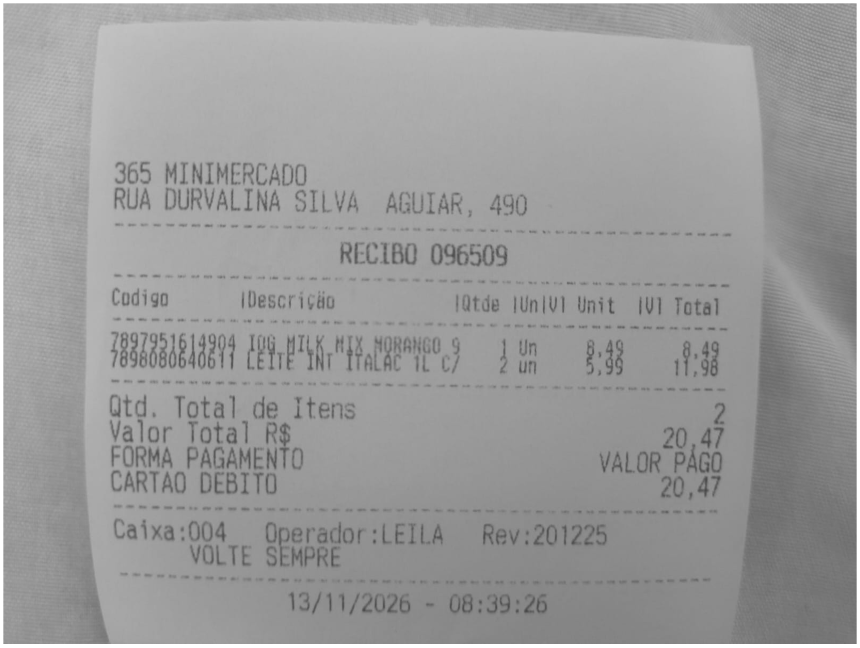
#> input picture cupom-processado.png, 2580 x 1942 px (shown at 1/3 size)
$ python extrairTextoCupom.py ../../../cupom-processado.png
#> lines starting #> are read from the running program, lines starting #| are printed output that depends on the picture; after the words box and inside, x2 and y2 are one past the last pixel; in counts of white or black regions, pixels touching at a corner belong together
"""Adaptador independente para EasyOCR; stdout contem apenas JSON."""

import contextlib
import json
from pathlib import Path
import sys

import cv2
import numpy as np


# Melhor compromisso entre CF-e.png e NFC-e.jpg nos testes de 10/11/2026.
# Ver Docs/ajuste-ocr.md; nao garante o melhor resultado para outras fotos.
PREPROCESSAMENTO = {
    'escala': 2.0,                 # ampliar nao recupera detalhes perdidos
    'lado_maximo': 2560,           # limita o custo de memoria/processamento
    'inverter': False,             # True para texto claro em fundo escuro
    'recortar_fundo': False,       # apenas para papel claro sobre fundo escuro
    'limiar_papel': 190,
    'equalizar_histograma': False, # pode apagar texto pequeno; compare ligado/desligado
    'desfoque_kernel': 0,          # 0 desliga; caso contrario, impar >= 3
    'desfoque_sigma': 2.0,
    'binarizacao': 'adaptativa',           # 'otsu', 'adaptativa', 'manual' ou None
    'limiar_manual': 215,
    'bloco_adaptativo': 21,        # impar >= 3
    'constante_adaptativa': 3,
    'corrigir_inclinacao': True,  # estima pequenas inclinacoes por linhas
    'angulo_maximo': 10,
    'morfologia': None,            # 'engrossar', 'afinar' ou None
    'morfologia_kernel': 1,        # 1 nao altera os tracos
    'borda': 10,                   # pixels brancos, adicionados ao final
    'salvar_em': 'cupom-processado.png',             # ex.: 'cupom-processado.png' para inspecao
}

LEITOR_OCR = {
    'lang_list': ['pt', 'en'],
    'gpu': True,
}

LEITURA_OCR = {
    'decoder': 'greedy',           # tambem aceita 'beamsearch'
    'beamWidth': 5,
    'batch_size': 1,
    'workers': 0,
    'paragraph': False,
    'min_size': 10,
    'contrast_ths': 0.3,
    'adjust_contrast': 0.5,
    'text_threshold': 0.3,
    'low_text': 0.4,
    'link_threshold': 0.9,
    'canvas_size': 2560,           # acompanhe lado_maximo ao aumentar a imagem
    'mag_ratio': 1.0,              # a ampliacao ja ocorre no preprocessamento
    'slope_ths': 0.1,
    'ycenter_ths': 0.5,
    'height_ths': 0.5,
    'width_ths': 0.5,
    'add_margin': 0.1,
    'allowlist': None,
    'blocklist': None,
    'rotation_info': None,
}


def corrigir_inclinacao(imagem, angulo_maximo):
    # Usa segmentos quase horizontais, evitando estimar o angulo pelo QR code.
    bordas = cv2.Canny(imagem, 50, 150)
    largura = imagem.shape[1]
    linhas = cv2.HoughLinesP(bordas, 1, np.pi / 180, threshold=30,
                             minLineLength=max(30, largura // 4), maxLineGap=10)
    angulos = []
    if linhas is not None:
        for x1, y1, x2, y2 in linhas.reshape(-1, 4):
            angulo = np.degrees(np.arctan2(y2 - y1, x2 - x1))
            if abs(angulo) <= angulo_maximo:
                angulos.append(angulo)
    if not angulos:
        return imagem
    angulo = float(np.median(angulos))
    altura, largura = imagem.shape
    matriz = cv2.getRotationMatrix2D((largura / 2, altura / 2), angulo, 1)
    # Expande a tela para nao cortar texto nas extremidades.
    cos, sen = abs(matriz[0, 0]), abs(matriz[0, 1])
    nova_largura = int(np.ceil(altura * sen + largura * cos))
    nova_altura = int(np.ceil(altura * cos + largura * sen))
    matriz[0, 2] += (nova_largura - largura) / 2
    matriz[1, 2] += (nova_altura - altura) / 2
    return cv2.warpAffine(imagem, matriz, (nova_largura, nova_altura),
                          flags=cv2.INTER_CUBIC, borderValue=255)


def preprocessar_imagem(caminho_imagem, configuracao=None):
    config = {**PREPROCESSAMENTO, **(configuracao or {})}
    if config['salvar_em'] and Path(config['salvar_em']).resolve() == Path(caminho_imagem).resolve():
        raise ValueError('salvar_em deve ser diferente da imagem original.')
    # imdecode + fromfile suporta caminhos Unicode no Windows.
    dados = np.fromfile(caminho_imagem, dtype=np.uint8)
    imagem = cv2.imdecode(dados, cv2.IMREAD_UNCHANGED) if dados.size else None
    if imagem is None:
        raise ValueError('Nao foi possivel ler a imagem do cupom.')
    if imagem.dtype != np.uint8:
        raise ValueError('Use uma imagem de 8 bits (PNG ou JPEG).')
    if imagem.ndim == 3:
        if imagem.shape[2] == 4:
            alpha = imagem[:, :, 3:4].astype(np.float32) / 255
            imagem = np.rint(imagem[:, :, :3] * alpha + 255 * (1 - alpha)).astype(np.uint8)
        imagem = cv2.cvtColor(imagem, cv2.COLOR_BGR2GRAY)
    if config['inverter']:
        imagem = cv2.bitwise_not(imagem)
    if config['recortar_fundo']:
        # A maior regiao clara evita incluir pontos isolados do fundo.
        mascara = (imagem >= config['limiar_papel']).astype(np.uint8)
        contornos, _ = cv2.findContours(mascara, cv2.RETR_EXTERNAL, cv2.CHAIN_APPROX_SIMPLE)
        if contornos:
            x, y, largura, altura = cv2.boundingRect(max(contornos, key=cv2.contourArea))
            imagem = imagem[y:y + altura, x:x + largura]

    escala = config['escala']
    if escala <= 0 or config['lado_maximo'] <= 0:
        raise ValueError('escala e lado_maximo devem ser positivos.')
    escala = min(escala, config['lado_maximo'] / max(imagem.shape))
    if escala != 1:
        altura, largura = imagem.shape
        imagem = cv2.resize(imagem, (max(1, round(largura * escala)),
                                     max(1, round(altura * escala))),
                            interpolation=cv2.INTER_CUBIC if escala > 1 else cv2.INTER_AREA)
    if config['equalizar_histograma']:
        imagem = cv2.equalizeHist(imagem)
    kernel = config['desfoque_kernel']
    if kernel:
        if kernel < 3 or kernel % 2 == 0:
            raise ValueError('desfoque_kernel deve ser 0 ou um impar >= 3.')
        imagem = cv2.GaussianBlur(imagem, (kernel, kernel), config['desfoque_sigma'])
    if config['corrigir_inclinacao']:
        imagem = corrigir_inclinacao(imagem, config['angulo_maximo'])

    metodo = config['binarizacao']
    if metodo == 'otsu':
        imagem = cv2.threshold(imagem, 0, 255, cv2.THRESH_BINARY + cv2.THRESH_OTSU)[1]
    elif metodo == 'manual':
        imagem = np.where(imagem >= config['limiar_manual'], 255, 0).astype(np.uint8)
    elif metodo == 'adaptativa':
        bloco = config['bloco_adaptativo']
        if bloco < 3 or bloco % 2 == 0:
            raise ValueError('bloco_adaptativo deve ser impar >= 3.')
        imagem = cv2.adaptiveThreshold(imagem, 255, cv2.ADAPTIVE_THRESH_GAUSSIAN_C,
                                       cv2.THRESH_BINARY, bloco, config['constante_adaptativa'])
    elif metodo is not None:
        raise ValueError('binarizacao deve ser otsu, adaptativa, manual ou None.')

    operacao = config['morfologia']
    if operacao is not None:
        kernel = np.ones((config['morfologia_kernel'],) * 2, dtype=np.uint8)
        # O texto e preto: erodir engrossa os tracos; dilatar os afina.
        if operacao == 'engrossar':
            imagem = cv2.erode(imagem, kernel)
        elif operacao == 'afinar':
            imagem = cv2.dilate(imagem, kernel)
        else:
            raise ValueError('morfologia deve ser engrossar, afinar ou None.')
    borda = config['borda']
    imagem = cv2.copyMakeBorder(imagem, borda, borda, borda, borda,
                                cv2.BORDER_CONSTANT, value=255)
    if config['salvar_em']:
        destino = Path(config['salvar_em'])
        sucesso, dados = cv2.imencode(destino.suffix, imagem)
        if not sucesso:
            raise ValueError('Nao foi possivel salvar a imagem processada.')
        dados.tofile(destino)
    return imagem


def extrair_texto_cupom(caminho_imagem):
    # EasyOCR pode imprimir avisos durante a carga e baixar modelos no primeiro uso.
    with contextlib.redirect_stdout(sys.stderr):
        import easyocr

        imagem = preprocessar_imagem(caminho_imagem)
#> in preprocessar_imagem, imagem is the input picture: shape (1942, 2580); min 65, max 255, mean 155.2
#> in corrigir_inclinacao, `bordas = cv2.Canny(imagem, 50, 150)`:
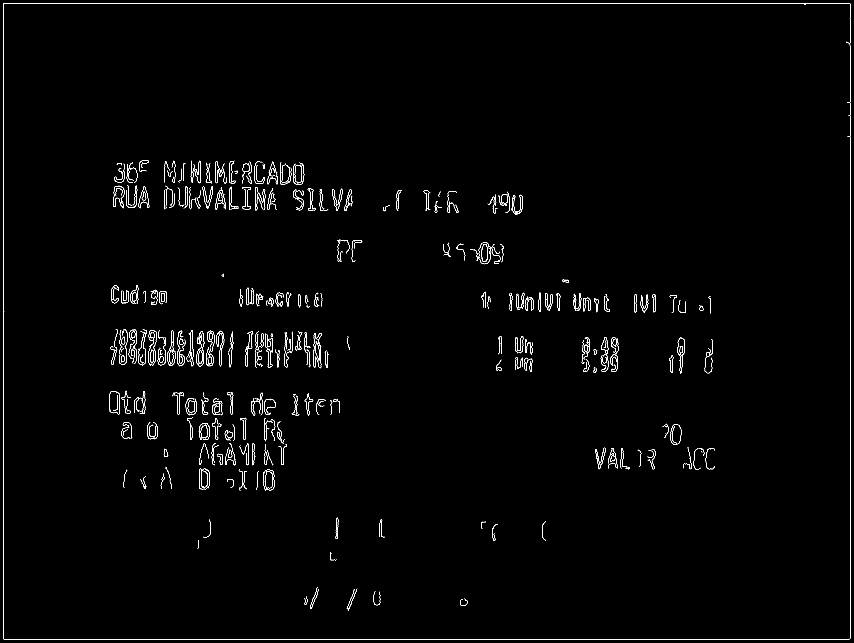
#> bordas: shape (1927, 2560) (shown at 1/3 size); 0.89% white in thin lines or dots
#> in corrigir_inclinacao, `linhas = cv2.HoughLinesP(bordas, 1, np.pi / 180, threshold=30, minLine..`: linhas = [[2550, 1915, 2550, 11], [11, 1917, 2548, 1917], [9, 1915, 9, 11], [11, 9, 2548, 9]]
#> the loop in corrigir_inclinacao, `for x1, y1, x2, y2 in linhas.reshape(-1, 4):` made 4 passes
#> (x1, y1, x2, y2, angulo) on passes 1 to 4: (2550, 1915, 2550, 11, -90), (11, 1917, 2548, 1917, 0), (9, 1915, 9, 11, -90), (11, 9, 2548, 9, 0)
#> after the loop in corrigir_inclinacao, `for x1, y1, x2, y2 in linhas.reshape(-1, 4):`: angulos = [0, 0]
#> in corrigir_inclinacao, `matriz = cv2.getRotationMatrix2D((largura / 2, altura / 2), angulo, 1)`: matriz = [[1, 0, 0], [0, 1, 0]]
#> in corrigir_inclinacao, `cos, sen = abs(matriz[0, 0]), abs(matriz[0, 1])`: cos = 1; sen = 0
#> in corrigir_inclinacao, `nova_largura = int(np.ceil(altura * sen + largura * cos))`: nova_largura = 2560
#> in corrigir_inclinacao, `nova_altura = int(np.ceil(altura * cos + largura * sen))`: nova_altura = 1927
#> in preprocessar_imagem, `imagem = cv2.adaptiveThreshold(imagem, 255, cv2.ADAPTIVE_THRESH_GAUSSI..`:
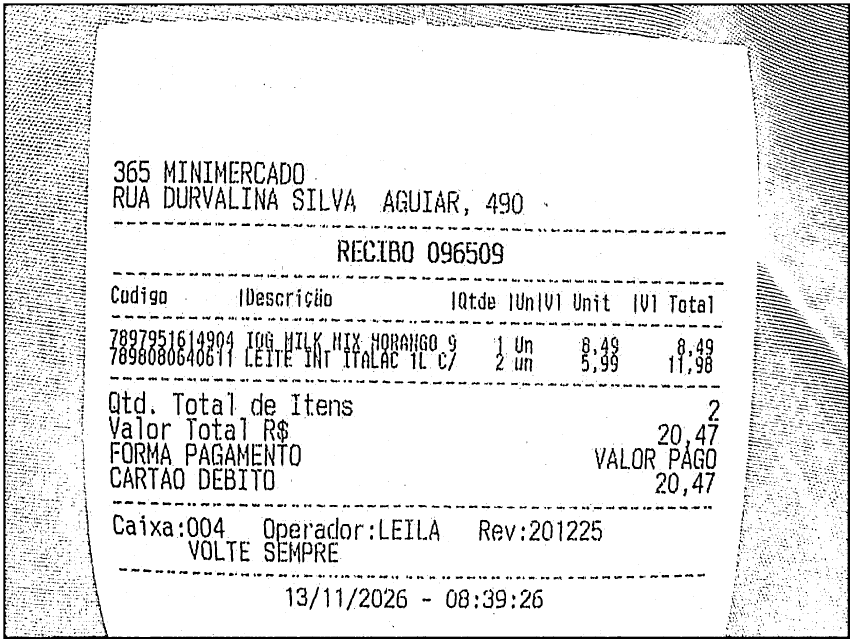
#> imagem: shape (1927, 2560) (shown at 1/3 size); 89.9% white; 7821 black regions (4845 under 20 px), largest, box (x1, y1, x2, y2) and area: (10, 10, 2550, 1917) 110828, (357, 988, 382, 1094) 1379, (1143, 1000, 1167, 1107) 1296
#> in preprocessar_imagem, `imagem = cv2.copyMakeBorder(imagem, borda, borda, borda, borda, cv2.BO..`:
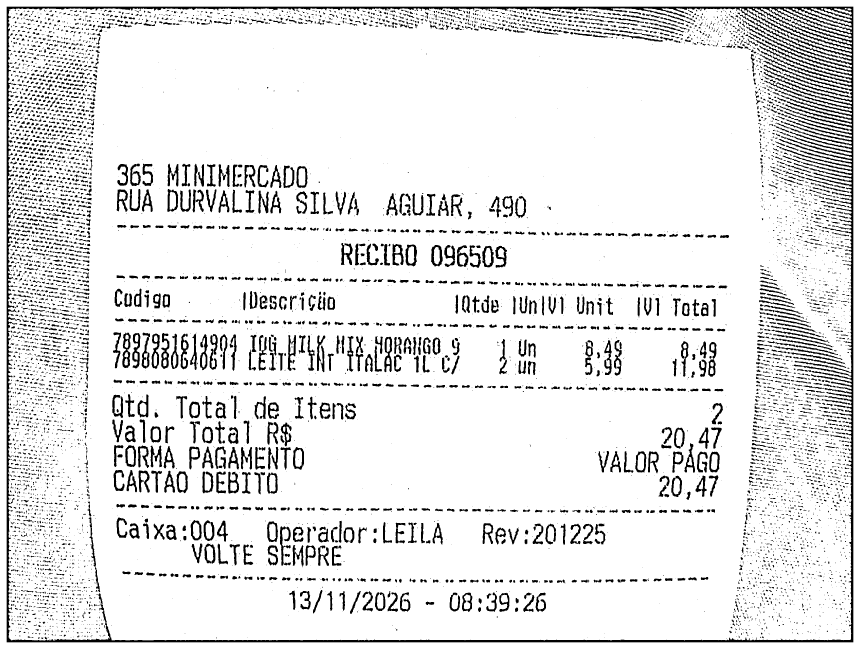
#> imagem: shape (1947, 2580) (shown at 1/3 size); 90.1% white; 7821 black regions (4845 under 20 px), largest, box (x1, y1, x2, y2) and area: (20, 20, 2560, 1927) 110828, (367, 998, 392, 1104) 1379, (1153, 1010, 1177, 1117) 1296
        reader = easyocr.Reader(**LEITOR_OCR)
        # detail=0 e fixo para manter o contrato de string JSON com o Node.
        trechos = reader.readtext(imagem, detail=0, **LEITURA_OCR)
    return '\n'.join(trechos)


if __name__ == '__main__':
    print(json.dumps(extrair_texto_cupom(sys.argv[1]), ensure_ascii=True))
#> (the call stopped at in extrair_texto_cupom, `reader = easyocr.Reader(**LEITOR_OCR)`: easyocr is not available in this run)
